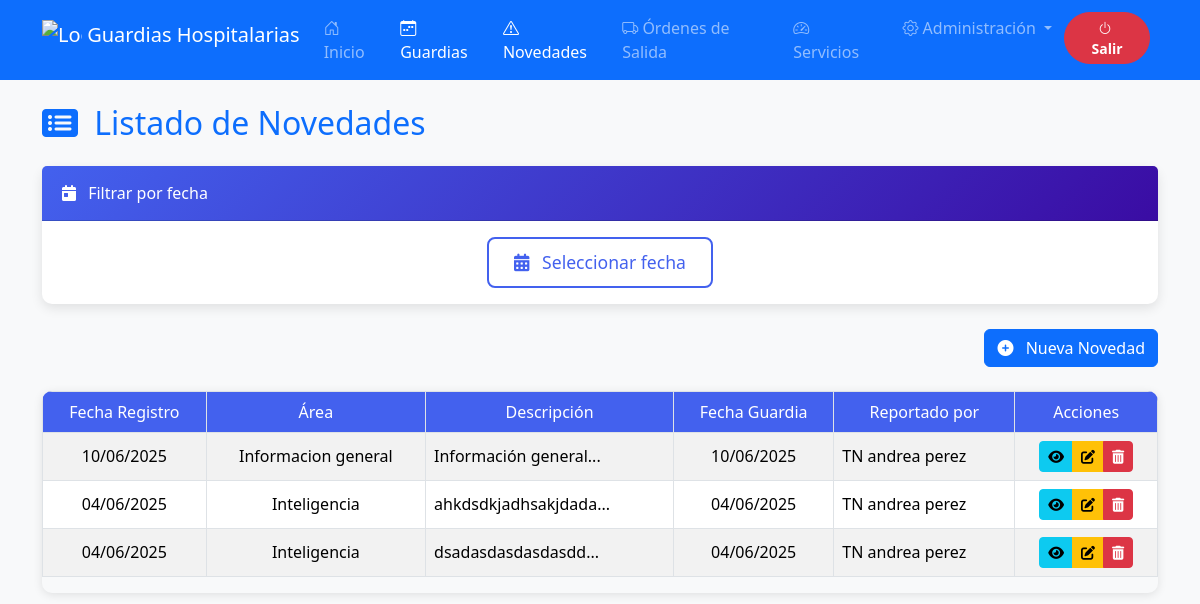
/sistema_guardias/modulos/novedades/listar_novedades.php (signed in), run on the app's committed database.
### tables this page shows
CREATE TABLE `novedades` (
  `id_novedad` int(11) NOT NULL,
  `descripcion` text NOT NULL,
  `fecha_registro` timestamp NOT NULL DEFAULT current_timestamp(),
  `area` enum('Personal','Inteligencia','Seguridad','Operaciones','Adiestramiento','Logistica','Informacion general') NOT NULL,
  `id_guardia` int(11) NOT NULL,
  `id_personal_reporta` int(11) NOT NULL
);

CREATE TABLE `guardias` (
  `id_guardia` int(11) NOT NULL,
  `fecha` date NOT NULL
);

CREATE TABLE `personal` (
  `id_personal` int(11) NOT NULL,
  `nombre` varchar(100) NOT NULL,
  `apellido` varchar(100) NOT NULL,
  `grado` varchar(20) NOT NULL,
  `estado` tinyint(1) DEFAULT 1
);

### sistema_guardias/includes/funciones/funciones_autenticacion.php (called while the page is built, shortened)
<?php
function es_admin() {
    return isset($_SESSION['usuario']['rol']) && $_SESSION['usuario']['rol'] === 'admin';
}
function obtener_id_personal_usuario() {
    return $_SESSION['usuario']['personal']['id'] ?? null;
}

### sistema_guardias/includes/funciones/funciones_novedades.php (called while the page is built, shortened)
<?php
function puede_crear_novedad() {
    return es_admin() || es_personal();
}
function puede_editar_novedad($id_novedad, $conn) {
    if (es_admin()) {
        return true;
    }
    $id_personal = obtener_id_personal_usuario();
    $stmt = $conn->prepare("SELECT 1 FROM novedades WHERE id_novedad = ? AND id_personal_reporta = ?");
    $stmt->bind_param("ii", $id_novedad, $id_personal);
    $stmt->execute();
    $result = $stmt->get_result();
    return $result->num_rows === 1;
}
function puede_eliminar_novedad($id_novedad, $id_usuario, $conn) {
    if (es_admin()) return true;
    $stmt = $conn->prepare("SELECT 1 FROM novedades
                           WHERE id_novedad = ? AND id_personal_reporta = ?");
    $stmt->bind_param("ii", $id_novedad, $id_usuario);
    $stmt->execute();
    return $stmt->get_result()->num_rows === 1;
}
function formatear_area_novedad($area) {
    $areas = [
        'Personal' => '<span class="badge bg-primary">Personal</span>',
        'Inteligencia' => '<span class="badge bg-success">Inteligencia</span>',
        'Seguridad' => '<span class="badge bg-warning text-dark">Seguridad</span>',
        'Operaciones' => '<span class="badge bg-info">Operaciones</span>',
        'Adiestramiento' => '<span class="badge bg-dark">Adiestramiento</span>',
        'Logistica' => '<span class="badge bg-secondary">Logística</span>',
        'Informacion general' => '<span class="badge bg-danger">Información general</span>'
    ];
    return $areas[$area] ?? $area;
}
function listar_novedades_filtradas($filtros, $conn) {
    $pagina = max(1, (int)($filtros['pagina'] ?? 1));
    $por_pagina = max(1, min(100, (int)($filtros['por_pagina'] ?? 10)));
    $inicio = ($pagina - 1) * $por_pagina;
    $sql = "SELECT SQL_CALC_FOUND_ROWS n.*,
                   p.nombre AS nombre_personal,
                   p.apellido,
                   p.grado,
                   g.fecha AS fecha_guardia
            FROM novedades n
            JOIN personal p ON n.id_personal_reporta = p.id_personal
            JOIN guardias g ON n.id_guardia = g.id_guardia
            WHERE 1=1";
    $params = [];
    $types = "";
    $sql .= " ORDER BY n.fecha_registro DESC LIMIT ?, ?";
    $params[] = $inicio;
    $params[] = $por_pagina;
    $types .= "ii";
    $stmt = $conn->prepare($sql);
    if (!empty($params)) {
        $stmt->bind_param($types, ...$params);
    }
    $stmt->execute();
    $result = $stmt->get_result();
    $novedades = $result->fetch_all(MYSQLI_ASSOC);
    $total = $conn->query("SELECT FOUND_ROWS() AS total")->fetch_assoc()['total'];
    return [
        'novedades' => $novedades,
        'total' => $total,
        'paginas' => ceil($total / $por_pagina)
    ];
}

### sistema_guardias/includes/funciones/funciones_ui.php (called while the page is built, shortened)
<?php
function formatear_fecha($fecha, $formato = 'd/m/Y') {
    $date = new DateTime($fecha);
    return $date->format($formato);
}

### sistema_guardias/modulos/novedades/listar_novedades.php (the view, shortened to what this page needs)
<?php
require_once __DIR__.'/../../includes/conexion.php';
require_once __DIR__.'/../../includes/funciones/funciones_autenticacion.php';
require_once __DIR__.'/../../includes/funciones/funciones_novedades.php';
require_once __DIR__.'/../../includes/funciones/funciones_ui.php';
$fecha = isset($_GET['fecha']) ? trim($_GET['fecha']) : null;
$pagina = isset($_GET['pagina']) ? (int)$_GET['pagina'] : 1;
$por_pagina = 10;
$filtros = [
    'pagina' => $pagina,
    'por_pagina' => $por_pagina
];
$resultado = listar_novedades_filtradas($filtros, $conn);
$novedades = $resultado['novedades'];
?>
<!DOCTYPE html>
<html lang="es">
<head>
    <link href="../../assets/css/bootstrap.min.css" rel="stylesheet">
    <link href="../../assets/css/styles_navbar.css" rel="stylesheet">
    <link href="../../assets/css/styles_listar_novedades.css" rel="stylesheet">
    <link href="https://cdnjs.cloudflare.com/ajax/libs/font-awesome/6.0.0-beta3/css/all.min.css" rel="stylesheet">
    <link rel="stylesheet" href="https://cdnjs.cloudflare.com/ajax/libs/bootstrap-datepicker/1.9.0/css/bootstrap-datepicker.min.css">
    <link href="https://cdn.jsdelivr.net/npm/bootstrap-icons@1.8.0/font/bootstrap-icons.css" rel="stylesheet">
</head>
<body class="bg-light">
    <?php include "../../includes/navbar.php"; ?>
    <div class="container mt-4">
        <h2 class="mb-4 text-primary"><i class="fas fa-list-alt me-2"></i> Listado de Novedades</h2>
        <div class="card filter-card">
            <div class="card-header filter-header">
                <i class="fas fa-calendar-day me-2"></i> Filtrar por fecha
            </div>
            <div class="card-body text-center">
                <form method="get" action="" id="filtroForm">
                    <button type="button" id="datepickerButton" class="datepicker-button">
                        <i class="fas fa-calendar-alt"></i>
                        <?= $fecha ? formatear_fecha_esp($fecha) : 'Seleccionar fecha' ?>
                    </button>
                </form>
            </div>
        </div>
        <?php if (puede_crear_novedad()): ?>
        <div class="mb-4 text-end">
            <a href="registrar_novedad.php" class="btn btn-primary">
                <i class="fas fa-plus-circle me-2"></i> Nueva Novedad
            </a>
        </div>
        <?php endif; ?>
        <?php if (empty($novedades)): ?>
            <div class="alert alert-info">
                <i class="fas fa-info-circle me-2"></i>
                No hay novedades registradas <?= $fecha ? 'para el ' . formatear_fecha_esp($fecha) : '' ?>
            </div>
        <?php else: ?>
            <div class="table-responsive">
                <table class="table table-striped table-hover table-bordered">
                    <thead>
                        <tr>
                            <th>Fecha Registro</th>
                            <th>Área</th>
                            <th>Descripción</th>
                            <th>Fecha Guardia</th>
                            <th>Reportado por</th>
                            <th>Acciones</th>
                        </tr>
                    </thead>
                    <tbody>
                        <?php foreach($novedades as $novedad): ?>
                        <tr>
                            <td class="text-center"><?= formatear_fecha($novedad['fecha_registro']) ?></td>
                            <td class="text-center"><?= formatear_area_novedad($novedad['area']) ?></td>
                            <td><?= htmlspecialchars(substr($novedad['descripcion'], 0, 50)) ?>...</td>
                            <td class="text-center"><?= formatear_fecha($novedad['fecha_guardia']) ?></td>
                            <td><?= htmlspecialchars($novedad['grado'] . ' ' . $novedad['nombre_personal'] . ' ' . $novedad['apellido']) ?></td>
                            <td class="text-center">
                                <div class="btn-group" role="group">
                                    <a href="detalle_novedad.php?id=<?= $novedad['id_novedad'] ?>" class="btn btn-sm btn-info" title="Ver detalles">
                                        <i class="fas fa-eye"></i>
                                    </a>
                                    <?php if (puede_editar_novedad($novedad['id_novedad'], $conn)): ?>
                                    <a href="editar_novedad.php?id=<?= $novedad['id_novedad'] ?>" class="btn btn-sm btn-warning" title="Editar">
                                        <i class="fas fa-edit"></i>
                                    </a>
                                    <?php endif; ?>
                                    <?php if (puede_eliminar_novedad($novedad['id_novedad'], obtener_id_personal_usuario(), $conn)): ?>
                                    <button type="button" class="btn btn-sm btn-danger" data-bs-toggle="modal" data-bs-target="#confirmarEliminarModal<?= $novedad['id_novedad'] ?>" title="Eliminar">
                                        <i class="fas fa-trash-alt"></i>
                                    </button>
                                    <?php endif; ?>
                                </div>
                            </td>
                        </tr>
                        <?php endforeach; ?>
                    </tbody>
                </table>
            </div>
        <?php endif; ?>
    </div>
    <?php include __DIR__.'/../../includes/footer.php'; ?>
</body>
</html>

### sistema_guardias/assets/css/styles_listar_novedades.css (style rules this page uses)
.card-header { background-color: #343a40; color: white; }

### sistema_guardias/modulos/novedades/listar_novedades.php (style rules this page uses)
.filter-card { margin-bottom: 25px; border: none; border-radius: 10px; box-shadow: 0 4px 12px rgba(0,0,0,0.1); }
.filter-header { background: linear-gradient(135deg, #4361ee, #3a0ca3); color: white; font-weight: 500; padding: 15px 20px; border-radius: 10px 10px 0 0; }
.datepicker-button { cursor: pointer; transition: all 0.3s ease; padding: 10px 25px; font-size: 1.1rem; border-radius: 8px; border: 2px solid #4361ee; background-color: white; color: #4361ee; font-weight: 500; }
.datepicker-button i { margin-right: 8px; }
.table-responsive { border-radius: 10px; overflow: hidden; box-shadow: 0 2px 10px rgba(0,0,0,0.1); }
.table th { background-color: #4361ee; color: white; font-weight: 500; text-align: center; vertical-align: middle; }
.table td { vertical-align: middle; }

### data on the page
novedades: fecha_registro "10/06/2025", area "Informacion general", descripcion "Información general", id_guardia.fecha "10/06/2025", id_personal_reporta.apellido "TN andrea perez"
novedades: fecha_registro "04/06/2025", area "Inteligencia", descripcion "ahkdsdkjadhsakjdada", id_guardia.fecha "04/06/2025", id_personal_reporta.apellido "TN andrea perez"
novedades: fecha_registro "04/06/2025", area "Inteligencia", descripcion "dsadasdasdasdasdd", id_guardia.fecha "04/06/2025", id_personal_reporta.apellido "TN andrea perez"
